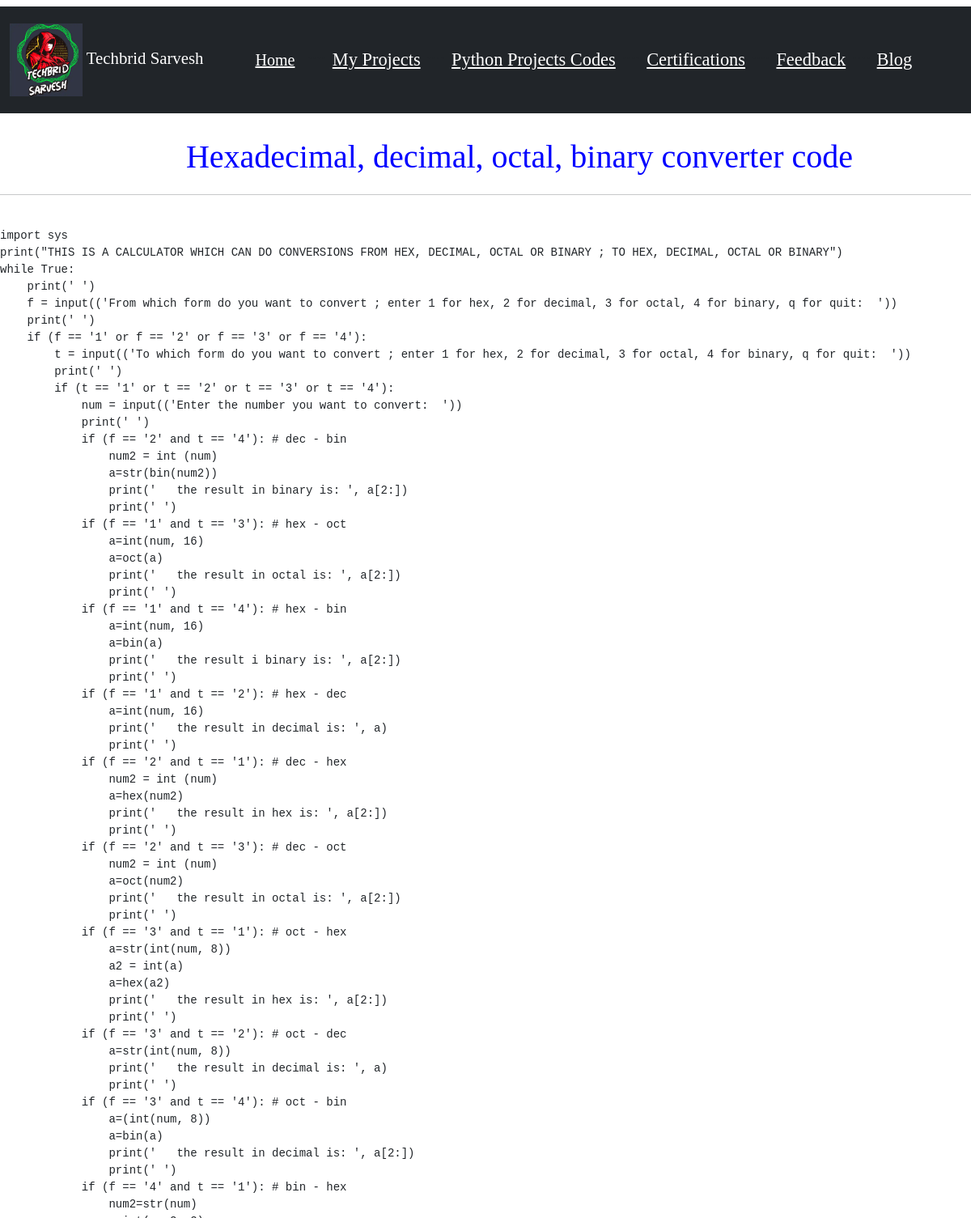
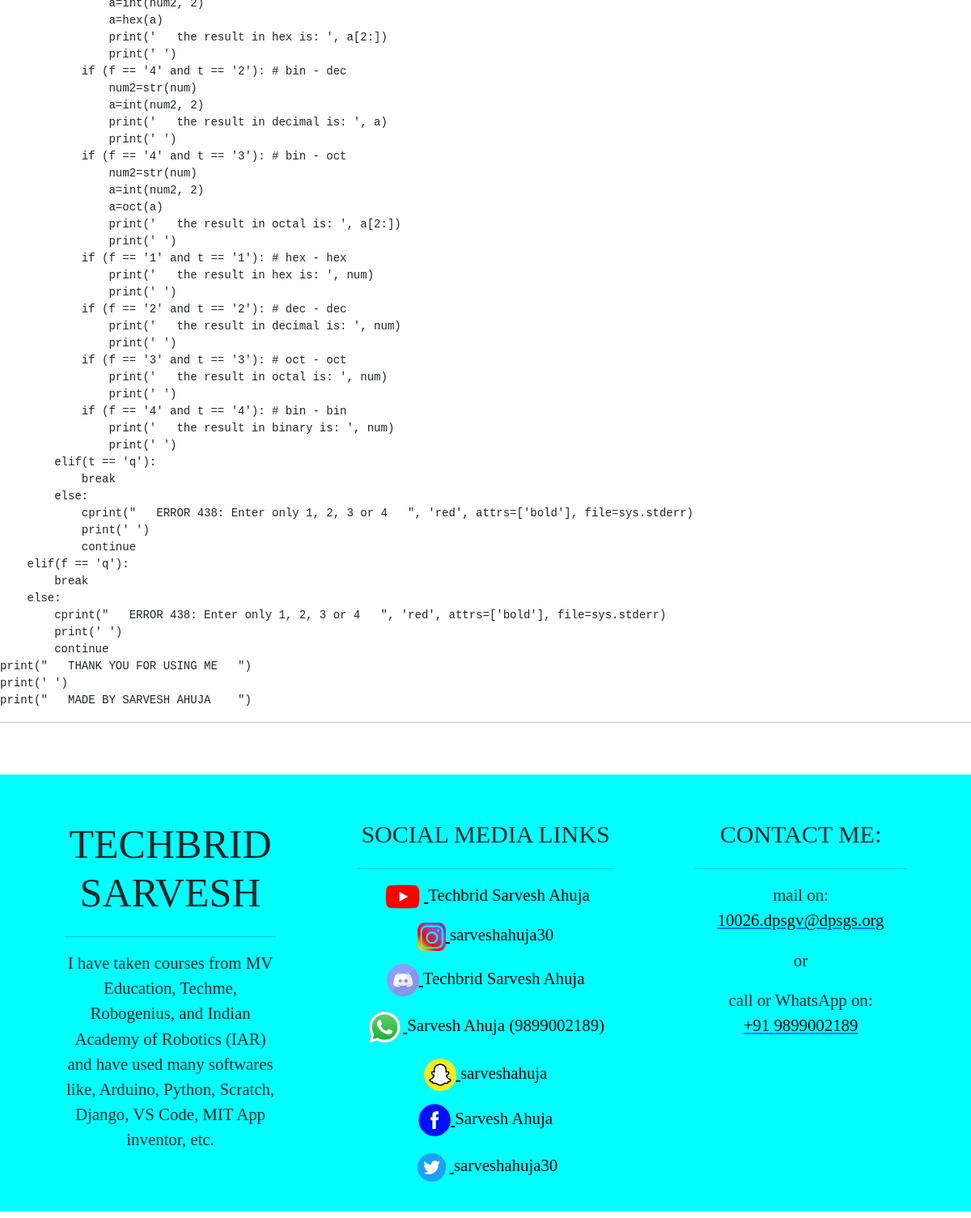
The page /view_codes/4/ on the database its author committed (2 pictures, top to bottom).
### app/models.py (models this page shows, shortened)
class site(models.Model):
    site_name=models.CharField(max_length=200, null=True)
    site_short_name=models.CharField(max_length=200, null=True)
    site_logo=models.ImageField(upload_to='static')
    site_description=models.TextField(max_length=1000, null=True)
    site_description_footer=models.TextField(max_length=1000, null=True)
    site_mail=models.CharField(max_length=200, null=True)
    site_phone=models.CharField(max_length=200, null=True)

class code(models.Model):
    name=models.CharField(max_length=200, null=True)
    link=models.CharField(max_length=300, null=True)
    code=models.TextField(max_length=100000, null=True)

class social_media_link(models.Model):
    social_media_name=models.CharField(max_length=200, null=True)
    social_media_link=models.CharField(max_length=200, null=True)
    social_media_username=models.CharField(max_length=200, null=True)
    social_media_logo=models.ImageField(upload_to='static')
    height=models.CharField(max_length=200, null=True)
    width=models.CharField(max_length=200, null=True)

### mysite/views.py (the view)
# urls.py: path('view_codes/<str:pk_prod>/', views.view_codes, name="view_codes"),
def view_codes(request, pk_prod):
    Codes=code.objects.get(id=pk_prod)
    Social=social_media_link.objects.all()
    Details=site.objects.all()
    context={"Details": Details, "Social": Social, "Codes": Codes}
    return render(request, "view_codes.html", context)

### mysite/templates/view_codes.html (shortened to what this page needs)
{% extends "basic.html" %}
{% block body %}
<p style="font-size: 250%; font-family: Kristen ITC; color: blue; margin-left: 7%; text-align: center;">{{Codes.name}}</p>
<hr>
<br>
<pre>
{{Codes.code}}
</pre>
<hr>
<br>
{% endblock %}

### mysite/templates/basic.html (shortened to what this page needs)
{% load static %}
<!doctype html>
<html lang="en">
  <head>
    <link href="https://cdn.jsdelivr.net/npm/bootstrap@5.0.1/dist/css/bootstrap.min.css" rel="stylesheet">
  </head>
  <body>
  <body>
  </body>
    <nav class="navbar navbar-expand-lg navbar-dark bg-dark mt-2" style="font-family: Kristen ITC; margin-bottom: 2%;">
      <nav class="navbar navbar-dark bg-dark">
        <div class="container-fluid">
          <a class="navbar-brand" href="{% url 'index' %}" style="font-size: 130%;">
            {% for a in Details %}
            <img src="/media/{{a.site_logo}}" alt="logo" width="90" height="90" class="d-inline-block align-text-center">
            {{a.site_name}}
            {% endfor %}
          </a>
        </div>
      </nav>
      <div class="container-fluid" style="margin-left: 2%; font-size: 140%;">
        <a class="navbar-brand" href="{% url 'index' %}"><u>Home</u></a>
        <div class="collapse navbar-collapse" id="navbarSupportedContent">
          <ul class="navbar-nav me-auto mb-2 mb-lg-0">
            <li class="nav-item">
              <a class="nav-link active" aria-current="page" href="{% url 'my_projects' %}"><u>My Projects</u></a>
            </li>
            <li class="nav-item">
              <a class="nav-link active" href="{% url 'python_projects_codes' %}"><u>Python Projects Codes</u></a>
            </li>
            <li class="nav-item">
              <a class="nav-link active" href="{% url 'certifications' %}"><u>Certifications</u></a>
            </li>
            <li class="nav-item">
              <a class="nav-link active" href="{% url 'feedback' %}"><u>Feedback</u></a>
            </li>
            <li class="nav-item">
              <a class="nav-link active" href="{% url 'blog' %}"><u>Blog</u></a>
            </li>
          </ul>
        </div>
      </div>
    </nav>
    {% block body %} {% endblock %}
<div class="footer mb-2" style="margin-top: 2%;">
<footer class="page-footer font-small mdb-color pt-4">
  <div class="container text-center text-md-left">
    <div class="row text-center text-md-left mt-3 pb-3">
      <div class="col-md-3 col-lg-3 col-xl-3 mx-auto mt-3">
        {% for a in Details %}
        <h6 class="text-uppercase mb-4 font-weight-bold" style="font-size: 50px; font-family: Kristen ITC;">{{a.site_name}}</h6>
        <hr>
        <p style="font-size: 130%; font-family: Kristen ITC;">{{a.site_description_footer}}</p>
        {% endfor %}
      </div>
      <div class="col-md-3 col-lg-2 col-xl-2 mx-auto mt-3" style="width: 30%;">
        <h6 class="text-uppercase mb-4 font-weight-bold" style="font-size: 30px; font-family: Kristen ITC;">Social media links</h6>
        <hr>
        {% for a in Social %}
        <p style="font-size: 130%; font-family: Kristen ITC;">
          <a href="{{a.social_media_link}}"  target="_blank" style="color: black;">
          <img src="/media/{{a.social_media_logo}}" height="{{a.height}}" width="{{a.width}}">
          <label>{{a.social_media_username}}</label>
        </a>
        </p>
        {% endfor %}
      </div>
      <div class="col-md-4 col-lg-3 col-xl-3 mx-auto mt-3">
        <h6 class="text-uppercase mb-4 font-weight-bold" style="font-size: 30px; font-family: Kristen ITC;">Contact me:</h6>
        <hr>
        {% for a in Details %}
        <p style="font-size: 130%; font-family: Kristen ITC; margin-bottom: 7%;">
          mail on:
          <a href="mailto:{{a.site_mail}}"><font color="black">{{a.site_mail}}</font></a></p>
          <p style="font-size: 130%; font-family: Kristen ITC; margin-bottom: 7%;">or</p>
        <p style="font-size: 130%; font-family: Kristen ITC; margin-top: 7%;">
          call or WhatsApp on: <br>
          <a href="https://wa.me/+91{{a.site_phone}}" target="_blank"><font color="black">+91 {{a.site_phone}}</font></a></p>
        {% endfor %}
      </div>
    </div>
  </div>
</footer>
</div>
  </body>
</html>

### mysite/templates/basic.html (style rules this page uses)
.footer { background-color: aqua; }

### rows shown on the page
site: site_logo (picture), site_name "Techbrid Sarvesh", site_name "TECHBRID SARVESH", site_description_footer "I have taken courses from MV Education, Techme, Robogenius, and Indian Academy of Robotics (IAR) and have used many softwares like, Arduino, Python, Scratch, Django, VS Code, MIT App inventor, etc.", site_mail "10026.dpsgv@dpsgs.org", site_phone "9899002189"
code: name "Hexadecimal, decimal, octal, binary converter code", code "import sys print(\"THIS IS A CALCULATOR WHICH CAN DO CONVERSIONS FROM HEX, DECIMAL, OCTAL OR BINARY ; TO HEX, DECIMAL, OCTAL OR BINARY\") while True: print(' ') f = input(('From which form do you want to convert ; enter 1 for hex, 2 for decimal, 3 for octal, 4 for binary, q for quit: ')) print(' ') if (f == '1' or f == '2' or f == '3' or f == '4'): t = input(('To which form do you want to convert ; enter 1 for hex, 2 for decimal, 3 for octal, 4 for binary, q for quit: ')) print(' ') if (t == '1' or t == '2' or t == '3' or t == '4'): num = input(('Enter the number you want to convert: ')) print(' ') if (f == '2' and t == '4'): # dec - bin num2 = int (num) a=str(bin(num2)) print(' the result in…"
social_media_link: social_media_logo (picture), social_media_username "Techbrid Sarvesh Ahuja"
social_media_link: social_media_logo (picture), social_media_username "sarveshahuja30"
social_media_link: social_media_logo (picture), social_media_username "Techbrid Sarvesh Ahuja"
social_media_link: social_media_logo (picture), social_media_username "Sarvesh Ahuja (9899002189)"
social_media_link: social_media_logo (picture), social_media_username "sarveshahuja"
social_media_link: social_media_logo (picture), social_media_username "Sarvesh Ahuja"
social_media_link: social_media_logo (picture), social_media_username "sarveshahuja30"
